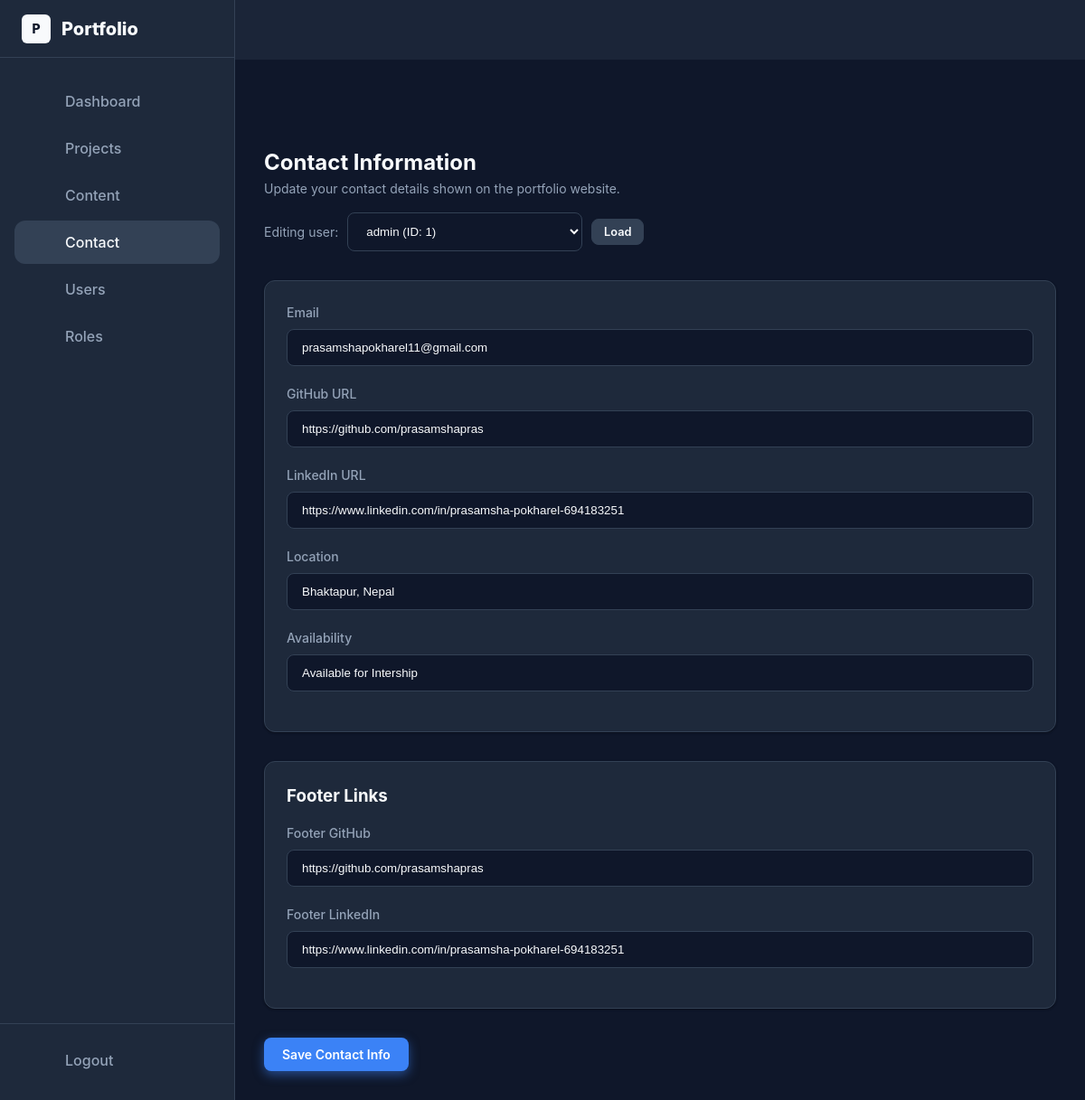
The app's page /contact.php (signed in) with its own data.
### tables this page shows
CREATE TABLE `portfolio_contact` (
  `id` int(11) NOT NULL DEFAULT 1,
  `email` varchar(150) NOT NULL DEFAULT '',
  `github` varchar(255) NOT NULL DEFAULT '',
  `linkedin` varchar(255) NOT NULL DEFAULT '',
  `location` varchar(150) NOT NULL DEFAULT '',
  `availability` varchar(150) NOT NULL DEFAULT '',
  `footer_github` varchar(255) NOT NULL DEFAULT '',
  `footer_linkedin` varchar(255) NOT NULL DEFAULT '',
  `user_id` int(11) NOT NULL DEFAULT 1
);

### settings_bootstrap.php (called while the page is built, shortened)
<?php
$theme = $_SESSION["settings"]["theme"] ?? "dark";
$sidebarCollapsed = (int)($_SESSION["settings"]["sidebar_collapsed"] ?? 0);

### auth.php (called while the page is built, shortened)
<?php
require_once "db.php";
$stmt = $conn->prepare("
  SELECT r.*
  FROM admin_users u
  JOIN portfolio_roles r ON r.id = u.role_id
  WHERE u.id = ?
  LIMIT 1
");
$stmt->bind_param("i", $_SESSION["admin_id"]);
$stmt->execute();
$res = $stmt->get_result();
$ROLE = $res ? $res->fetch_assoc() : null;
function can(string $permission): bool {
  global $ROLE;
  return isset($ROLE[$permission]) && (int)$ROLE[$permission] === 1;
}

### contact.php (the view, shortened to what this page needs)
<?php
require "auth.php";
require "settings_bootstrap.php";
require "db.php";
$userId  = (int)$_SESSION["admin_id"];
$isAdmin = can("can_manage_users");
$targetUserId = $userId;
$users = [];
if ($isAdmin) {
  $res = $conn->query("SELECT id, username FROM admin_users ORDER BY username ASC");
  while ($res && ($row = $res->fetch_assoc())) $users[] = $row;
}
$contact = [
  "email" => "",
  "github" => "",
  "linkedin" => "",
  "location" => "",
  "availability" => "",
  "footer_github" => "",
  "footer_linkedin" => ""
];
$stmt = $conn->prepare("SELECT * FROM portfolio_contact WHERE user_id = ? LIMIT 1");
$stmt->bind_param("i", $targetUserId);
$stmt->execute();
$res = $stmt->get_result();
if ($res && ($row = $res->fetch_assoc())) {
  $contact = array_merge($contact, $row);
}
?>
<!doctype html>
<html lang="en" data-theme="<?= htmlspecialchars($theme) ?>">
<head>
  <link rel="stylesheet" href="admin.css">
</head>
<body class="<?= $sidebarCollapsed ? 'sidebar-collapsed' : '' ?>">
<?php include "admin_sidebar.php"; ?>
<?php include "admin_header.php"; ?>
<main class="dashboard-main">
  <div style="margin-bottom:2rem;">
    <h1 class="font-bold" style="font-size:1.5rem;">Contact Information</h1>
    <p class="text-muted text-sm">Update your contact details shown on the portfolio website.</p>
    <?php if ($isAdmin): ?>
      <div style="margin-top: 1rem;">
        <form method="GET" style="display:flex; gap: 10px; align-items:center;">
          <label class="text-muted text-sm">Editing user:</label>
          <select name="user_id" class="form-control" style="max-width: 260px;">
            <?php foreach ($users as $u): ?>
              <option value="<?= (int)$u["id"] ?>" <?= ((int)$u["id"] === $targetUserId) ? "selected" : "" ?>>
                <?= htmlspecialchars($u["username"]) ?> (ID: <?= (int)$u["id"] ?>)
              </option>
            <?php endforeach; ?>
          </select>
          <button class="btn btn-secondary btn-sm" type="submit">Load</button>
        </form>
      </div>
    <?php endif; ?>
  </div>
  <form action="update_contact.php" method="POST">
    <div class="card">
      <div class="form-group">
        <label class="form-label">Email</label>
        <input type="email" name="email" class="form-control"
          value="<?= htmlspecialchars($contact["email"]); ?>"
          placeholder="you@example.com">
      </div>
      <div class="form-group">
        <label class="form-label">GitHub URL</label>
        <input type="url" name="github" class="form-control"
          value="<?= htmlspecialchars($contact["github"]); ?>"
          placeholder="https://github.com/username">
      </div>
      <div class="form-group">
        <label class="form-label">LinkedIn URL</label>
        <input type="url" name="linkedin" class="form-control"
          value="<?= htmlspecialchars($contact["linkedin"]); ?>"
          placeholder="https://linkedin.com/in/username">
      </div>
      <div class="form-group">
        <label class="form-label">Location</label>
        <input type="text" name="location" class="form-control"
          value="<?= htmlspecialchars($contact["location"]); ?>"
          placeholder="City, Country">
      </div>
      <div class="form-group">
        <label class="form-label">Availability</label>
        <input type="text" name="availability" class="form-control"
          value="<?= htmlspecialchars($contact["availability"]); ?>"
          placeholder="Available for internship / freelance">
      </div>
    </div>
    <div class="card">
      <h3 class="font-bold" style="margin-bottom:1rem;">Footer Links</h3>
      <div class="form-group">
        <label class="form-label">Footer GitHub</label>
        <input type="url" name="footer_github" class="form-control"
          value="<?= htmlspecialchars($contact["footer_github"]); ?>">
      </div>
      <div class="form-group">
        <label class="form-label">Footer LinkedIn</label>
        <input type="url" name="footer_linkedin" class="form-control"
          value="<?= htmlspecialchars($contact["footer_linkedin"]); ?>">
      </div>
    </div>
    <button type="submit" class="btn btn-primary">Save Contact Info</button>
  </form>
</main>
</body>
</html>

### admin.css (style rules this page uses)
:root { --bg-body: #0f172a; --bg-card: #1e293b; --bg-panel: #1e293b; --bg-hover: #334155; --text-main: #f8fafc; --text-muted: #94a3b8; --border: #334155; --primary: #3b82f6; --primary-hover: #2563eb; --primary-glow: rgba(59, 130, 246, 0.5); --danger: #ef4444; --success: #10b981; --warning: #f59e0b; --header-height: 64px; --sidebar-width: 260px; --sidebar-width-collapsed: 72px; --radius: 12px; --shadow-sm: 0 1px 3px rgba(0, 0, 0, 0.12), 0 1px 2px rgba(0, 0, 0, 0.24); --shadow-md: 0 4px 6px -1px rgba(0, 0, 0, 0.1), 0 2px 4px -1px rgba(0, 0, 0, 0.06); --shadow-lg: 0 10px 15px -3px rgba(0, 0, 0, 0.1), 0 4px 6px -2px rgba(0, 0, 0, 0.05); --font-main: 'Inter', system-ui, -apple-system, sans-serif; --transition: all 0.2s cubic-bezier(0.4, 0, 0.2, 1); }
*, *::before, *::after { box-sizing: border-box; margin: 0; padding: 0; }
body { font-family: var(--font-main); background-color: var(--bg-body); color: var(--text-main); min-height: 100vh; line-height: 1.5; overflow-x: hidden; }
button { font-family: inherit; }
.text-sm { font-size: 0.875rem; }
.font-bold { font-weight: 700; }
.text-muted { color: var(--text-muted); }
.dashboard-main { flex: 1; margin-left: var(--sidebar-width); margin-top: var(--header-height); padding: 2rem; transition: margin-left 0.3s ease; }
.card { background: var(--bg-card); border: 1px solid var(--border); border-radius: var(--radius); padding: 1.5rem; box-shadow: var(--shadow-sm); margin-bottom: 2rem; }
.btn { display: inline-flex; align-items: center; gap: 0.5rem; padding: 0.625rem 1.25rem; border-radius: 8px; font-weight: 600; font-size: 0.875rem; cursor: pointer; border: none; transition: var(--transition); }
.btn-primary { background: var(--primary); color: white; box-shadow: 0 4px 12px var(--primary-glow); }
.btn-secondary { background: var(--bg-hover); color: var(--text-main); border: 1px solid var(--border); }
.btn-sm { padding: 0.4rem 0.8rem; font-size: 0.8rem; }
.form-group { margin-bottom: 1.25rem; }
.form-label { display: block; margin-bottom: 0.5rem; color: var(--text-muted); font-size: 0.875rem; font-weight: 500; }
.form-control { width: 100%; padding: 0.75rem 1rem; background: var(--bg-body); border: 1px solid var(--border); border-radius: 8px; color: var(--text-main); transition: var(--transition); }

### records on screen
portfolio_contact: email "prasamshapokharel11@gmail.com", github "https://github.com/prasamshapras", linkedin "https://www.linkedin.com/in/prasamsha-pokharel-694183251", location "Bhaktapur, Nepal", availability "Available for Intership", footer_github "https://github.com/prasamshapras", footer_linkedin "https://www.linkedin.com/in/prasamsha-pokharel-694183251"

### other values on screen
form field user_id "admin (ID: 1)"
